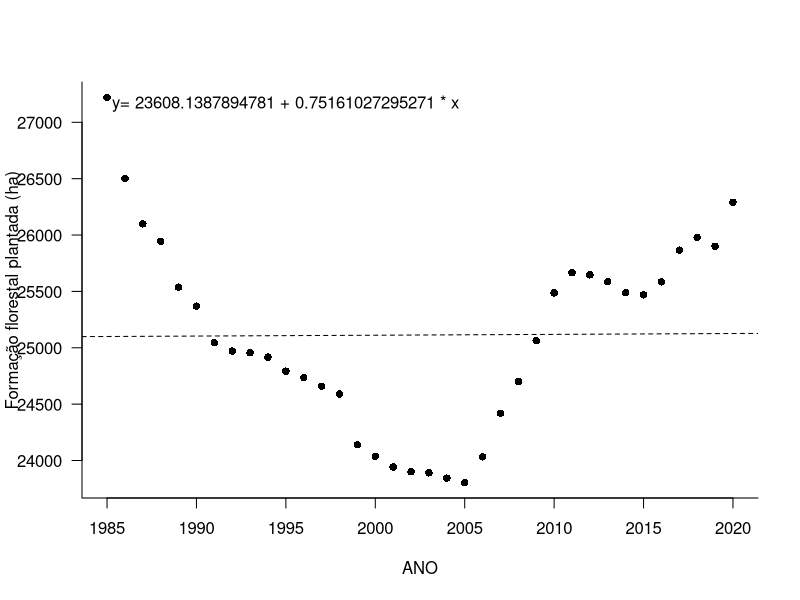
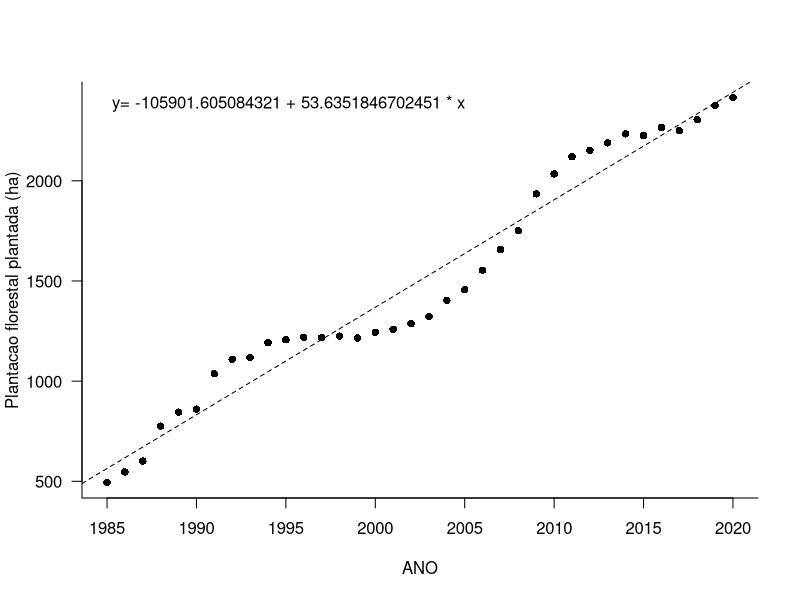
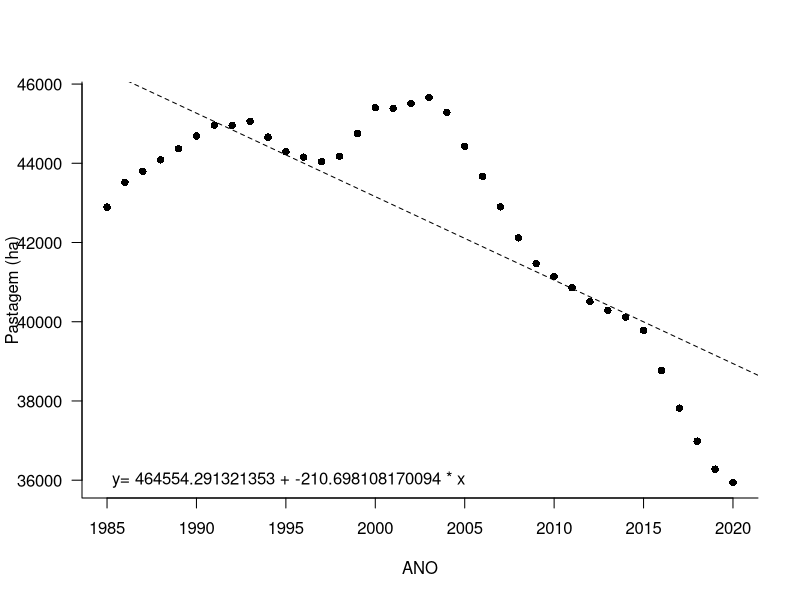
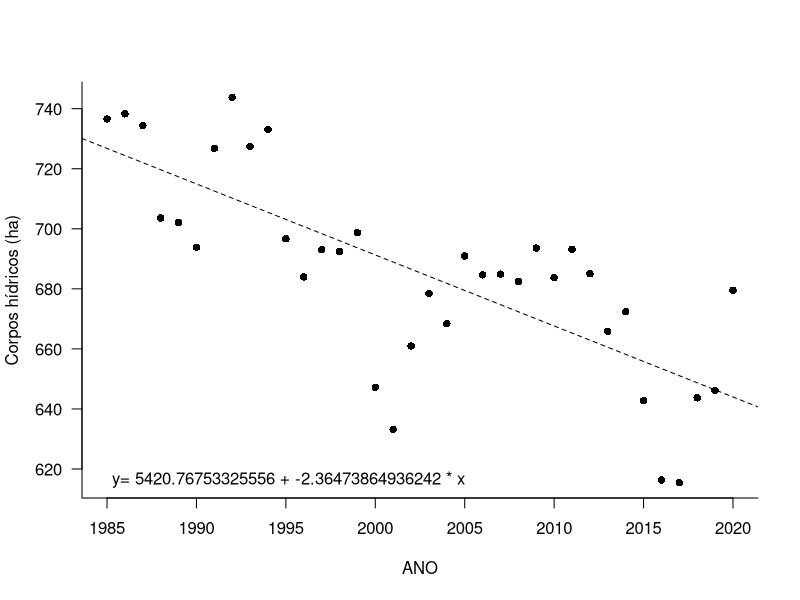
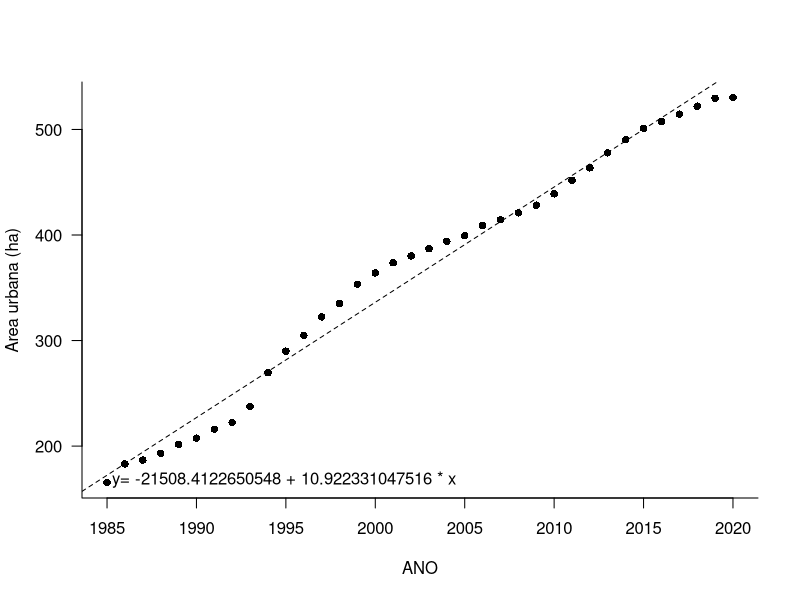
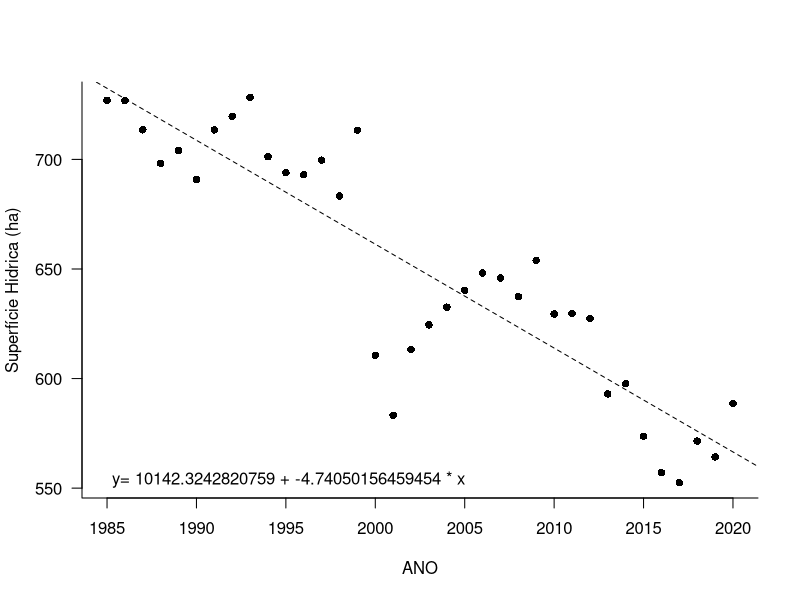
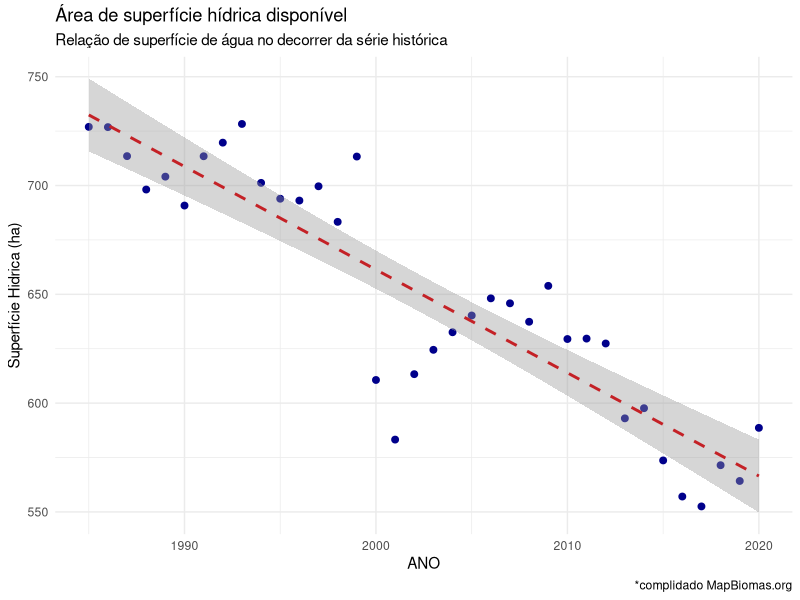

These figures' R source, in order:
## ---- chunk 1
#install.packages('tidyr')
#install.packages('rlist')
#install.packages('ggplot2')

knitr::opts_chunk$set(echo = TRUE)

library(ggplot2)
library(readr)
library(stringr)
library(tidyr)
library(dplyr)
library(rlist)
## ---- chunk 2
coverage <- read_csv("datasets/mapbiomas-brazil-collection-71-doce-area.csv", show_col_types = FALSE)

#Seleção de variáveis de interesse neste estudo
var_interesse <- c("ANO", "Forest Formation", "Forest Plantation", "Pasture" , "River, Lake and Ocean", "Urban Infrastructure" )
coverage <- coverage%>%select("area", 'band', 'class_name')

colnames(coverage) <- c('AREA_HA', 'ANO', 'CLASSE')
coverage$ANO <- str_replace(coverage$ANO, 'classification_', '')
coverage <- coverage %>% filter(CLASSE %in% var_interesse)
coverage <- spread(coverage, CLASSE, AREA_HA)
coverage$ANO <- as.integer(coverage$ANO)

colnames(coverage) <- c("ANO", "Formacao_Florestal", "Plantacao_Florestal", "Pasto" , "Rio_Lago_Mar", "Infraestrutura_Urbana" )
coverage
## ---- chunk 3
water <- read_csv("datasets/mapbiomas-brazil-collection-10-doce-area.csv", show_col_types = FALSE)
water <- water %>% select(band, area)
colnames(water) <- c('ANO', 'WATER_COVERAGE_HA')

water$ANO <- str_replace(water$ANO, 'water_coverage_', '')
water$ANO <- as.integer(water$ANO)
water
## ---- chunk 4
dataset <- merge(coverage, water)
## ---- chunk 5
print(head(dataset, 10))
## ---- chunk 6
analisamodelo <- function (summary){
  #Dispersion parameter for gaussian family taken to be
  dpgf <- summary$dispersion
  
  #Residual deviance
  rd <- summary$deviance
  
  #Degrees of dispersion - DF / Grau de liberdade()
  dfl <- summary$df.residual

  intercept <- summary[["coefficients"]][1]
  variavel <- summary[["coefficients"]][2][1]
  dependente <- summary[["terms"]][[2]]
  independente <- summary[["terms"]][[3]]
  relacao <-  rd/dfl
  index <- dpgf/relacao #se for próximo de 1 a relação é significatica
  equacao <- paste('y=', intercept, '+', variavel, '* x')
  return (c(Dispersion_parameter=dpgf, Residual_deviance=rd,     degrees_of_freedom=dfl, est_intercept = intercept, est_dependente=variavel, var_dependente=dependente, var_independente=independente, relacao=relacao, index=index, equacao=equacao))
}
## ---- chunk 7
attach(dataset)
set.seed(2023)
colnames((dataset))
modelos = list()
## ---- chunk 8
m1 <- glm(Formacao_Florestal~ANO)
mnulo1 <- glm(Formacao_Florestal~1)

anova.md1 <- anova(m1, mnulo1, test='F')
summary.m1 <- summary(m1)

dt.modelo1 <- analisamodelo(summary.m1)
modelos <- append(modelos, dt.modelo1)

plot(Formacao_Florestal~ANO, ylab="Formação florestal plantada (ha)", xlab=dt.modelo1$var_independente, pch=16,las=1,bty="l")
abline(m1, lty=2)
equacao <- dt.modelo1$equacao
legend(x='topleft', legend=equacao,bty="n", )
list(dt.modelo1)
## ---- chunk 9
m2 <- glm(Plantacao_Florestal~ANO)
mnulo2 <- glm(Plantacao_Florestal~1)

anova.md2 <- anova(m2, mnulo2, test='F')
summary.m2 <- summary(m2)

dt.modelo2 <- analisamodelo(summary.m2)
modelos <- append(modelos, dt.modelo2)

plot(Plantacao_Florestal~ANO, ylab="Plantacao florestal plantada (ha)", xlab=dt.modelo2$var_independente, pch=16,las=1,bty="l")
#curve(dt.modelo$est_intercept + dt.modelo$est_dependente*x, add=T, lty=16)
equacao <- dt.modelo2$equacao
abline(m2, lty=2)
legend(x='topleft', legend=equacao,bty="n", )
## ---- chunk 10
m3 <- glm(Pasto~ANO)
mnulo3 <- glm(Pasto~1)

anova.md3 <- anova(m3, mnulo3, test='F')
summary.m3 <- summary(m3)

dt.modelo3 <- analisamodelo(summary.m3)
modelos <- append(modelos, dt.modelo3)

plot(Pasto~ANO, ylab="Pastagem (ha)", xlab=dt.modelo3$var_independente, pch=16,las=1,bty="l")

equacao <- dt.modelo3$equacao

abline(m3, lty=2)

legend(x='bottomleft', legend=equacao,bty="n", )
## ---- chunk 11
m4 <- glm(Rio_Lago_Mar~ANO)
mnulo4 <- glm(Rio_Lago_Mar~1)

anova.md4 <- anova(m4, mnulo4, test='F')
summary.m4 <- summary(m4)

dt.modelo4 <- analisamodelo(summary.m4)
modelos <- append(modelos, dt.modelo4)

plot(Rio_Lago_Mar~ANO, ylab="Corpos hídricos (ha)", xlab=dt.modelo4$var_independente, pch=16,las=1,bty="l")

equacao <- dt.modelo4$equacao

abline(m4, lty=2)

legend(x='bottomleft', legend=equacao,bty="n", )
## ---- chunk 12
m5 <- glm(Infraestrutura_Urbana~ANO)
mnulo5 <- glm(Infraestrutura_Urbana~1)

anova.md5 <- anova(m5, mnulo5, test='F')
summary.m5 <- summary(m5)

dt.modelo5 <- analisamodelo(summary.m5)
modelos <- append(modelos, dt.modelo5)

plot(Infraestrutura_Urbana~ANO, ylab="Area urbana (ha)", xlab=dt.modelo5$var_independente, pch=16,las=1,bty="l")

equacao <- dt.modelo5$equacao

abline(m5, lty=2)

legend(x='bottomleft', legend=equacao,bty="n", )

## ---- chunk 13
m6 <- glm(WATER_COVERAGE_HA~ANO)
mnulo6 <- glm(WATER_COVERAGE_HA~1)

anova.md6 <- anova(m6, mnulo6, test='F')
summary.m6 <- summary(m6)

dt.modelo6 <- analisamodelo(summary.m6)
modelos <- append(modelos, dt.modelo6)

plot(WATER_COVERAGE_HA~ANO, ylab="Superfície Hidrica (ha)", xlab=dt.modelo6$var_independente, pch=16,las=1,bty="l")

equacao <- dt.modelo6$equacao

abline(m6, lty=2)

legend(x='bottomleft', legend=equacao,bty="n", )

## ---- chunk 14
chart6 <- ggplot(dataset, aes(x=ANO, y=WATER_COVERAGE_HA)) + geom_point(color='darkblue', size=2) + 
                stat_smooth(method = "lm",
                        col = "#C42126", linetype="dashed", color="darkred", size=1,
                        se = TRUE,
                        size = 0.5) + 
        theme_minimal() + 
        labs(
          x = 'ANO',
          y = 'Superfície Hidrica (ha)',
        title = 'Área de superfície hídrica disponível',
        subtitle =
        "Relação de superfície de água no decorrer da série histórica",
        caption = "*complidado MapBiomas.org"
         )
chart6
